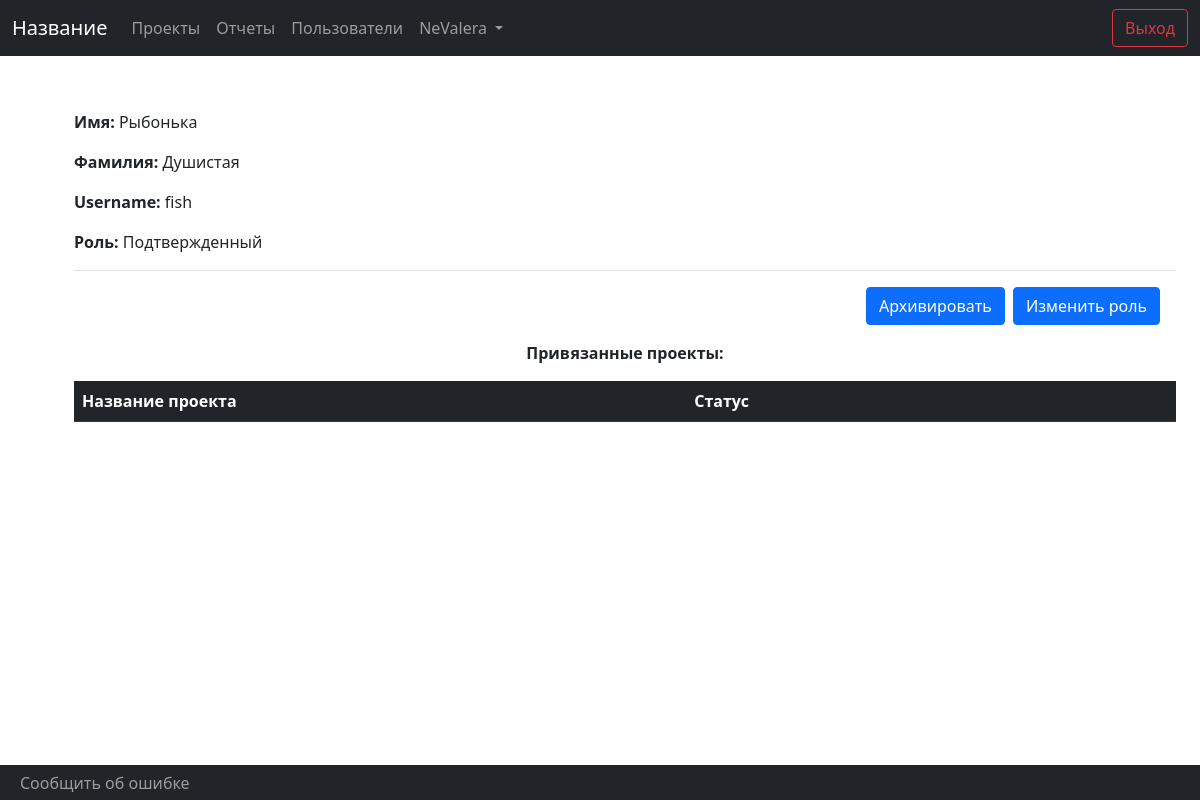
Before: /TeleBot/user/1122334433 (signed in) with the older database file.
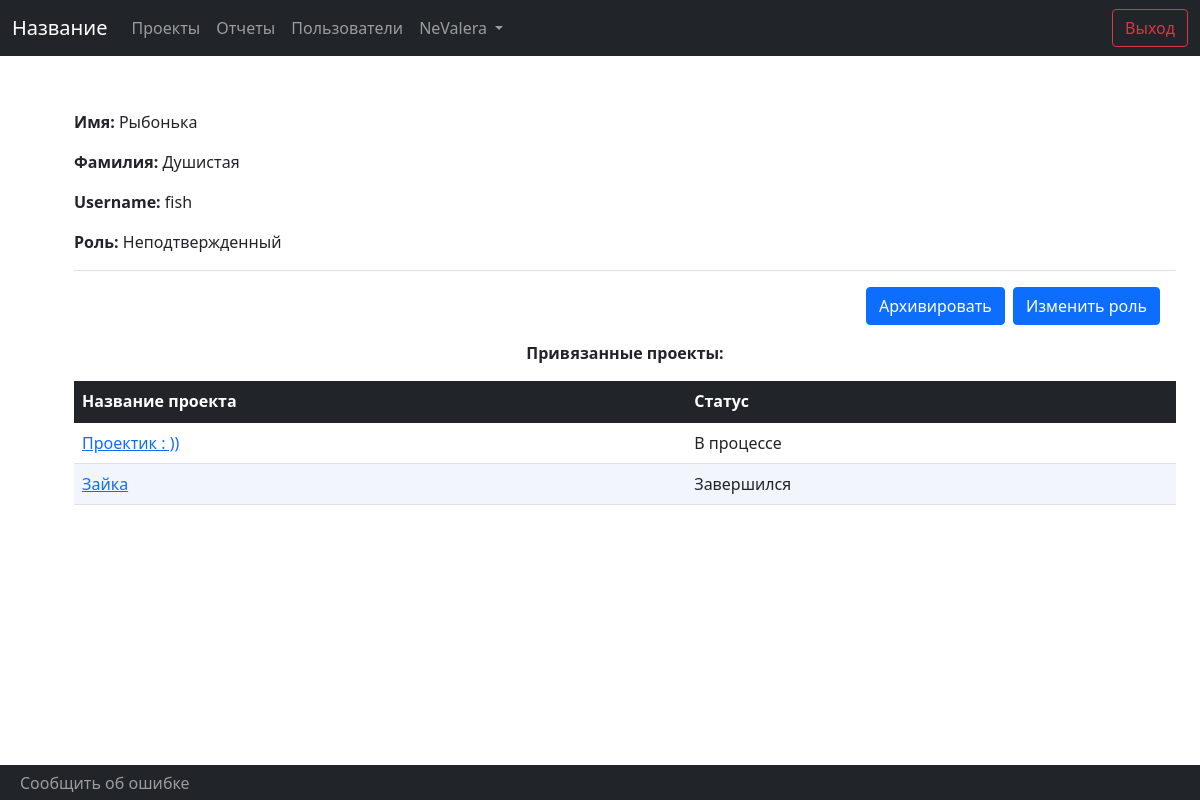
After: the same page with the newer database file.
### Users/models.py (models this page shows, shortened)
class User(AbstractUser):
	ROLES = (
		('Unverified', 'Unverified'),
		('Verified', 'Verified'),
		('Administrator', 'Administrator'),
		('Archived', 'Archived'),
   )
	personal_token = models.UUIDField(default=uuid.uuid4, help_text="Unique ID for this particular book across whole library")
	telegram_id = models.BigIntegerField(primary_key=True, unique=True)
	role = models.CharField(max_length=50, choices = ROLES, null='Unverified')
	def get_absolute_url(self):
		return reverse('user-detail', args=[str(self.telegram_id)])
	@property
	def get_role(self):
		if self.role == "Unverified":
			return "Неподтвержденный"
		if self.role == "Verified":
			return "Подтвержденный"
		if self.role == "Administrator":
			return "Администратор"
		if self.role == "Archived":
			return "Архивированный"
	def is_verified(self):
		return (self.is_active) or (self.is_staff)

### Projects/models.py (models this page shows, shortened)
class Project(models.Model):
	name = models.TextField(unique = True, max_length=200)
	start_date = models.DateField(default = datetime.now, null=True, blank=True)
	end_date = models.DateField(null=True, blank=True)
	users = models.ManyToManyField(User)
	responsible_user = models.ForeignKey(User, related_name="responsible", on_delete=models.SET_NULL, null=True)
	def get_absolute_url(self):
		return reverse('project-detail', args=[str(self.id)])
	def status(self):
		if not self.start_date or date.today()< self.start_date:
			return 'Не начался'
		if self.end_date is None or self.start_date <= date.today() < self.end_date:
			return 'В процессе'
		if date.today() >= self.end_date:
			return 'Завершился'

### TeleBot/views.py (the view)
# urls.py: urlpatterns += [re_path(r'^user/(?P<pk>\d+)$',  user_passes_test(User.is_verified)(views.UserDetailView.as_view()), name='user-detail') ]
class UserDetailView(OwnerOnlyMixin, generic.DetailView):
	model = User

### TeleBot/views.py (called while the page is built)
    def dispatch(self, request, pk, *args, **kwargs):
        user_page = self.get_object()
        if request.user.telegram_id != user_page.telegram_id and not request.user.is_staff :
            return self.handle_no_permission()
        return super().dispatch(request, pk, *args, **kwargs)

### TeleBot/templates/Users/user_detail.html (shortened to what this page needs)
{% extends "base_generic.html" %}
{% block content %}
  <p  align="left"><b>Имя: </b>{{user.first_name }}<br></p>
  <p  align="left"><b>Фамилия: </b>{{user.last_name }}<br></p>
  <p  align="left"><b>Username: </b>{{user.username }}<br></p>
  <p  align="left"><b>Роль: </b>{{user.get_role}} <br></p>
    <div class="modal-footer">
		{%if request.user.is_staff%}
        <a type="button" class="btn btn-primary" href="{%url 'archive-user' user.telegram_id%}">{%if user.role == "Archived"%}Убрать из архива{%else%} Архивировать{%endif%}</a>
        <button class="btn btn-primary my-2 my-sm-0" type="button" data-bs-toggle="modal" data-bs-target="#staticBackdrop1">Изменить роль</button>
        {%endif%}
      </div>
	<p  align="center" color="#21145e" ><b>Привязанные проекты:</b><br></p>
    <table class="table">
    <thead class="table-dark">
    <tr>
			<th width = 25% onclick="sortTable(0)"  align=left>Название проекта</th>
			<th width = 20% onclick="sortTable(1)"  align=left>Статус</th>
	</tr>
    </thead>
    <tbody>
    {% for project in user.project_set.all|dictsort:"start_date" %}
    <tr>
		<td><a href="{{ project.get_absolute_url }}" >{{project.name}}</a></td>
        <td >{{project.status}}</td>
    </tr>
	{% endfor %}
 </tbody>
    </table>
{% endblock %}

Changed rows visible on the page:
changed User "Рыбонька": get_role "Подтвержденный" → "Неподтвержденный"
now on this page (row edited): Project: name "Проектик : ))", status "В процессе"
now on this page (row unchanged): Project: name "Зайка", status "Завершился"
